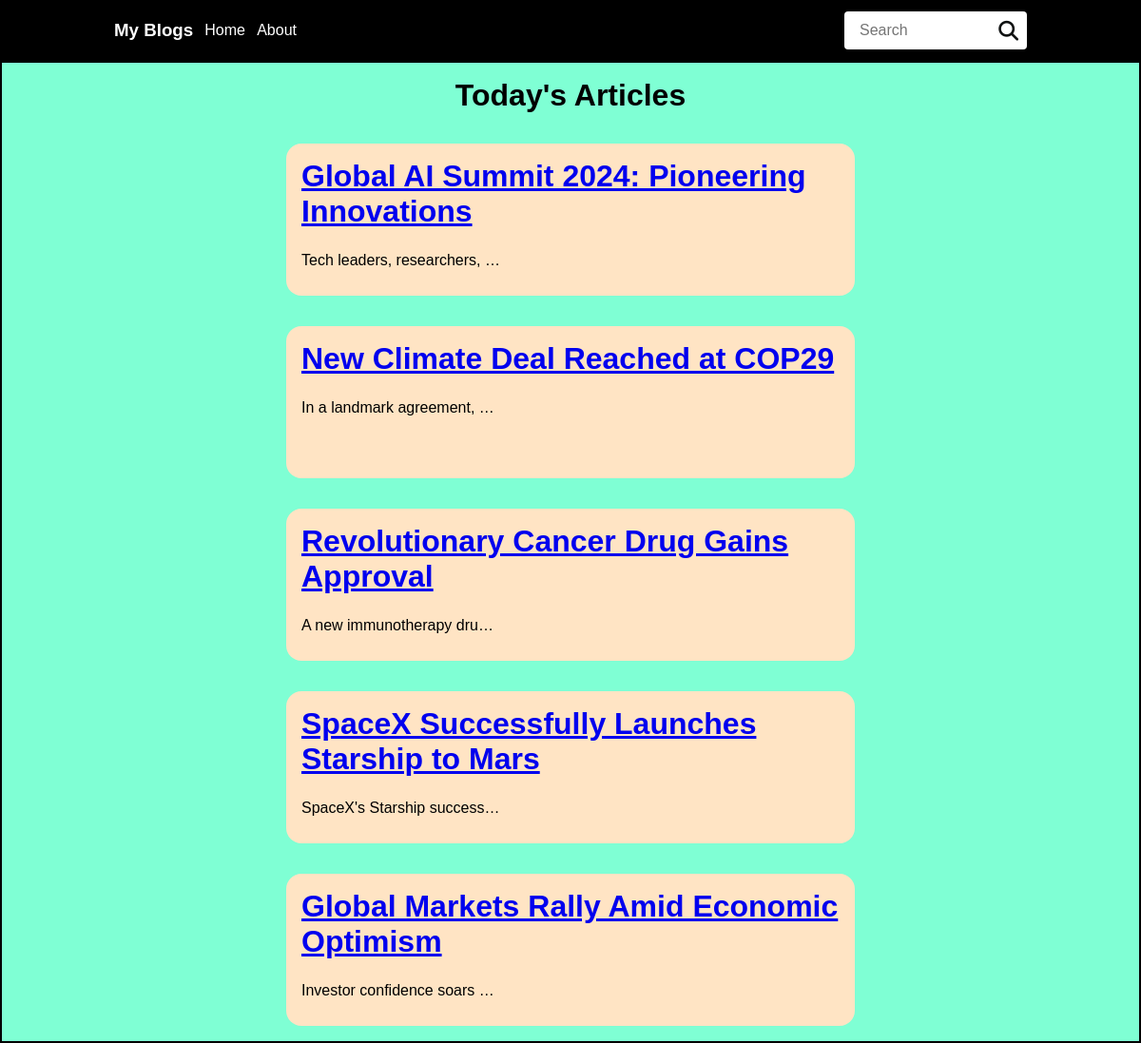
The page / on the database its author committed.
### app_1/models.py (models this page shows, shortened)
class articles(models.Model):
    Heading = models.CharField(max_length=100)
    Description = models.CharField(max_length=2000)

### app_1/views.py (the view)
# urls.py: path('',views.index, name = 'index'),
def index(request):
    context = {
        'news' : headlines
    }
    return render(request,'index.html',context)

### app_1/templates/index.html (shortened to what this page needs)
<!DOCTYPE html>
{% load static %}
<html lang="en">
<head>
    <link rel="stylesheet" href="{% static 'css/main.css' %}">
    <link rel="stylesheet" href="https://cdnjs.cloudflare.com/ajax/libs/font-awesome/6.6.0/css/all.min.css" />
</head>
<body>
    {% include 'nav.html' %}
    <div class="contents">
        <div class="topic">
            <h1>Today's Articles</h1>
        </div>
        {% for i in news %}
            <div class="contents-box">
                <h1>
                    <a href="{% url 'blog' i.id %}">{{ i.Heading }}</a>
                </h1>
                <p class="truncate">
                    {{ i.Description }}
                </p>
            </div>
        {% endfor %}
    </div>
</body>
</html>

### templates/nav.html
<nav class="header">
    <div class="sub-nav">
        <div class="sub-nav-left">
            <h3>
                My Blogs
            </h3>
            <p  class="link">
                <a href="{% url 'index' %}">Home</a>
            </p>
            <p  class="link">
                <a href="{% url 'about_me' %}">About</a>
            </p>
        </div>
        <div class="sub-nav-right">
            <div class="nav-search">
                <input type="text" placeholder="Search" class="search-input">
                <div class="search-icon">
                    <i class="fa-solid fa-magnifying-glass"></i>
                </div>
            </div>
        </div>
    </div>
</nav>

### static/css/main.css (style rules this page uses)
* { margin: 0; box-sizing: border-box; font-family: Arial; }
.header { height: 4rem; width: 100%; background-color: black; display: flex; justify-content: center; align-items: center; }
.sub-nav { width: 80%; height: inherit; display: flex; justify-content: space-between; }
.sub-nav-left { height: inherit; width: 20%; color: white; display: flex; justify-content: space-between; align-items: center; }
.link a { text-decoration: none; color: white; }
.sub-nav-right { height: inherit; width: 20%; color: white; display: flex; justify-content: space-between; align-items: center; }
.nav-search { display: flex; justify-content: space-evenly; width: 100%; height: 40px; border-radius: 4px; }
.search-input { width: 100%; font-size: 1rem; border: none; border-top-left-radius: 4px; border-bottom-left-radius: 4px; }
.nav-search input { padding-left: 1rem; border: none; }
.search-icon { width: 50px; display: flex; justify-content: center; align-items: center; font-size: 1.3rem; background-color: white; border-top-right-radius: 4px; border-bottom-right-radius: 4px; color: #0F1111; }
.contents { width: 100%; border: 2px solid black; height: fit-content; display: flex; flex-direction: column; align-items: center; justify-content: space-evenly; background-color: aquamarine; }
.topic { margin-top: 1rem; margin-bottom: 1rem; }
.contents-box { width: 50%; height: 10rem; border-radius: 1rem; margin-top: 1rem; margin-bottom: 1rem; background-color: bisque; }
.contents-box h1 { color: red; margin-top: 1rem; margin-left: 1rem; }
.contents-box p { color: black; margin-top: 1.5rem; margin-left: 1rem; }
.truncate { width: 35%; white-space: nowrap; overflow: hidden; text-overflow: ellipsis; }

### rows shown on the page
articles: Heading "Global AI Summit 2024: Pioneering Innovations", Description "Tech leaders, researchers,…"
articles: Heading "New Climate Deal Reached at COP29", Description "In a landmark agreement,…"
articles: Heading "Revolutionary Cancer Drug Gains Approval", Description "A new immunotherapy dru…"
articles: Heading "SpaceX Successfully Launches Starship to Mars", Description "SpaceX's Starship success…"
articles: Heading "Global Markets Rally Amid Economic Optimism", Description "Investor confidence soars…"
